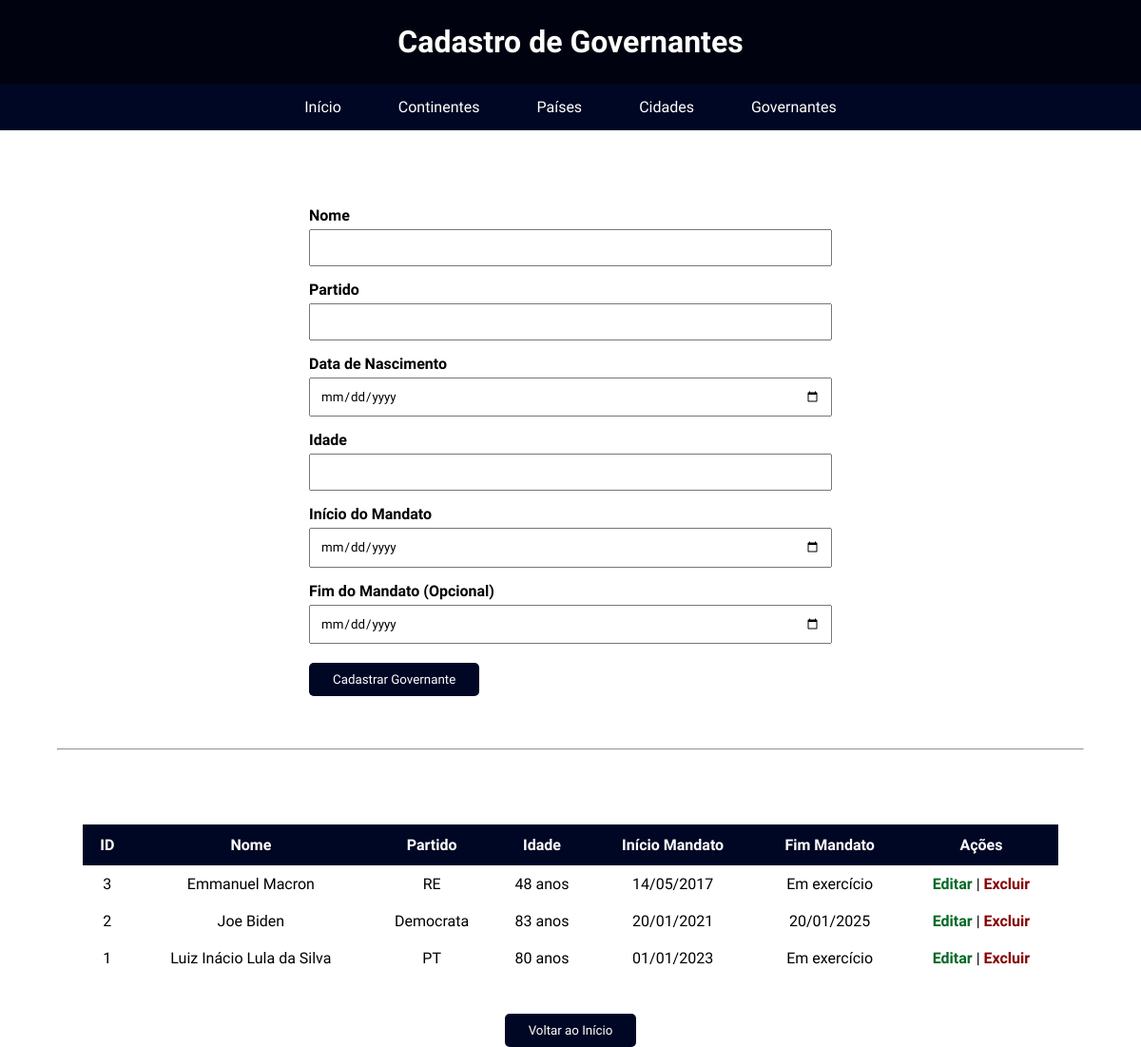
/governantes.php, run on the app's committed database.
### tables this page shows
create table tb_governantes(
id_governante int primary key not null auto_increment,
nome varchar(100) not null,
partido varchar(100) not null,
dt_nascimento date not null,
idade int not null,
inicio_mandato date not null,
fim_mandato date
);

### governantes.php (the view, shortened to what this page needs)
<?php
include("conexao.php");
$editar = false;
$nome = "";
$partido = "";
$dt_nascimento = "";
$idade = "";
$inicio_mandato = "";
$fim_mandato = "";
?>
<!DOCTYPE html>
<html lang="pt-br">
<head>
    <link rel="stylesheet" href="css/css_mundo.css">
</head>
<body>
<header>
    <h1>Cadastro de Governantes</h1>
</header>
<nav>
    <ul>
        <li><a href="index.php">Início</a></li>
        <li><a href="continentes.php">Continentes</a></li>
        <li><a href="paises.php">Países</a></li>
        <li><a href="cidades.php">Cidades</a></li>
        <li><a href="governantes.php">Governantes</a></li>
    </ul>
</nav>
<main>
    <form method="post" onsubmit="return validarFormulario();">
        <label>Nome</label>
        <input type="text" name="nome" required value="<?php echo htmlspecialchars($nome); ?>">
        <label>Partido</label>
        <input type="text" name="partido" required value="<?php echo htmlspecialchars($partido); ?>">
        <label>Data de Nascimento</label>
        <input type="date" name="dt_nascimento" required value="<?php echo $dt_nascimento; ?>">
        <label>Idade</label>
        <input type="number" name="idade" required value="<?php echo $idade; ?>">
        <label>Início do Mandato</label>
        <input type="date" name="inicio_mandato" required value="<?php echo $inicio_mandato; ?>">
        <label>Fim do Mandato (Opcional)</label>
        <input type="date" name="fim_mandato" value="<?php echo $fim_mandato ? str_replace("'", "", $fim_mandato) : ''; ?>">
        <button type="submit" name="salvar">
            <?php echo $editar ? "Atualizar Governante" : "Cadastrar Governante"; ?>
        </button>
    </form>
    <hr>
    <h2 style="text-align:center; margin-top:20px; color:white;">Lista de Governantes</h2>
    <table>
        <tr>
            <th>ID</th>
            <th>Nome</th>
            <th>Partido</th>
            <th>Idade</th>
            <th>Início Mandato</th>
            <th>Fim Mandato</th>
            <th>Ações</th>
        </tr>
        <?php
        $sql = mysqli_query($conexao, "SELECT * FROM tb_governantes ORDER BY nome");
        while($dados = mysqli_fetch_assoc($sql)){
        ?>
        <tr>
            <td><?php echo $dados['id_governante']; ?></td>
            <td><?php echo htmlspecialchars($dados['nome']); ?></td>
            <td><?php echo htmlspecialchars($dados['partido']); ?></td>
            <td><?php echo $dados['idade']; ?> anos</td>
            <td><?php echo date('d/m/Y', strtotime($dados['inicio_mandato'])); ?></td>
            <td><?php echo $dados['fim_mandato'] ? date('d/m/Y', strtotime($dados['fim_mandato'])) : 'Em exercício'; ?></td>
            <td>
                <a class="editar" href="governantes.php?editar=<?php echo $dados['id_governante']; ?>">Editar</a>
                |
                <a class="excluir" href="governantes.php?excluir=<?php echo $dados['id_governante']; ?>" onclick="return confirmarExclusao();">Excluir</a>
            </td>
        </tr>
        <?php } ?>
    </table>
</main>
<br>
<div style="text-align:center;">
<a href="index.php">
<button type="button">
Voltar ao Início
</button>
</a>
</div>
</body>
</html>

### css/css_mundo.css (style rules this page uses)
* { margin:0; padding:0; box-sizing:border-box; font-family: "Asap", sans-serif; }
body { background-image:url("imgs/fundo.jpg"); background-repeat: no-repeat; background-size: cover; background-attachment: fixed; }
header { background:#00030f; color:white; text-align:center; padding:25px; font-weight: 700; font-variation-settings: "wdth" 100; }
nav { background:#000724; }
nav ul { list-style:none; display:flex; justify-content:center; }
nav ul li { margin:0 15px; }
nav ul li a { display:block; color:white; text-decoration:none; padding:15px; transition:.3s; }
main { width:90%; margin:auto; margin-top:40px; }
form { background:#ffffff8e; width:600px; max-width:95%; margin:30px auto; padding:25px; border-radius:10px; box-shadow:#ffffff3d; }
label { display:block; margin-top:15px; margin-bottom:5px; font-weight:bold; border-radius: 10px; }
input, select { width:100%; padding:10px; }
button { margin-top:20px; padding:10px 25px; background:#000724; color:white; border:none; border-radius:5px; cursor:pointer; }
table { width:95%; margin:auto; border-collapse:collapse; background:#ffffff8e; margin-top:30px; border-radius: 20px; }
table th { background:#000724; color:white; padding:12px; }
table td { padding:10px; text-align:center; }
table tr:nth-child(even) { background:#ffffff8e; }
.editar { color:#006823; text-decoration:none; font-weight:bold; }
.excluir { color:#880000; text-decoration:none; font-weight:bold; }

### data on the page
tb_governantes: id_governante "3", nome "Emmanuel Macron", partido "RE", idade "48", inicio_mandato "14/05/2017", shows "Em exercício"
tb_governantes: id_governante "2", nome "Joe Biden", partido "Democrata", idade "83", inicio_mandato "20/01/2021", fim_mandato "20/01/2025"
tb_governantes: id_governante "1", nome "Luiz Inácio Lula da Silva", partido "PT", idade "80", inicio_mandato "01/01/2023", shows "Em exercício"
